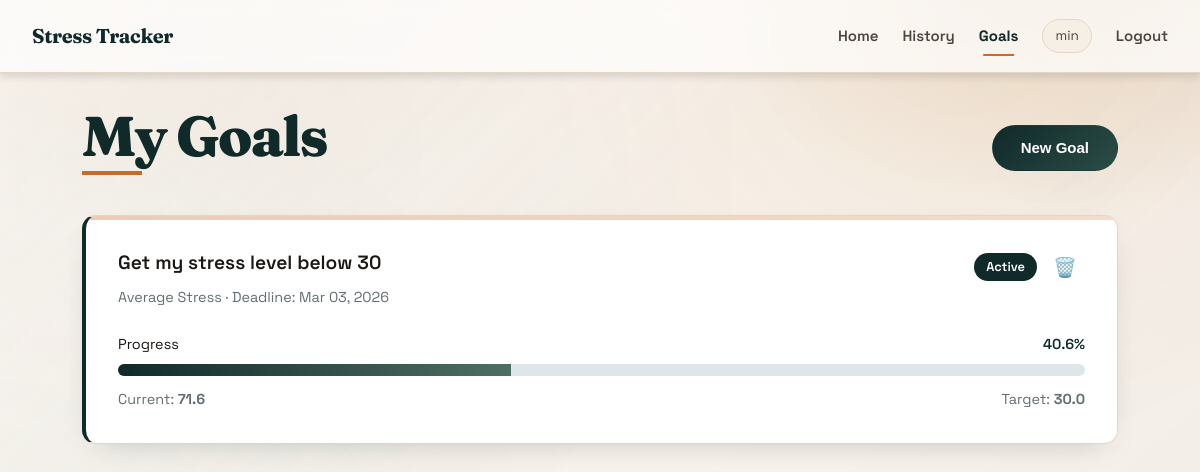
Before: /goals (signed in) with the older database file.
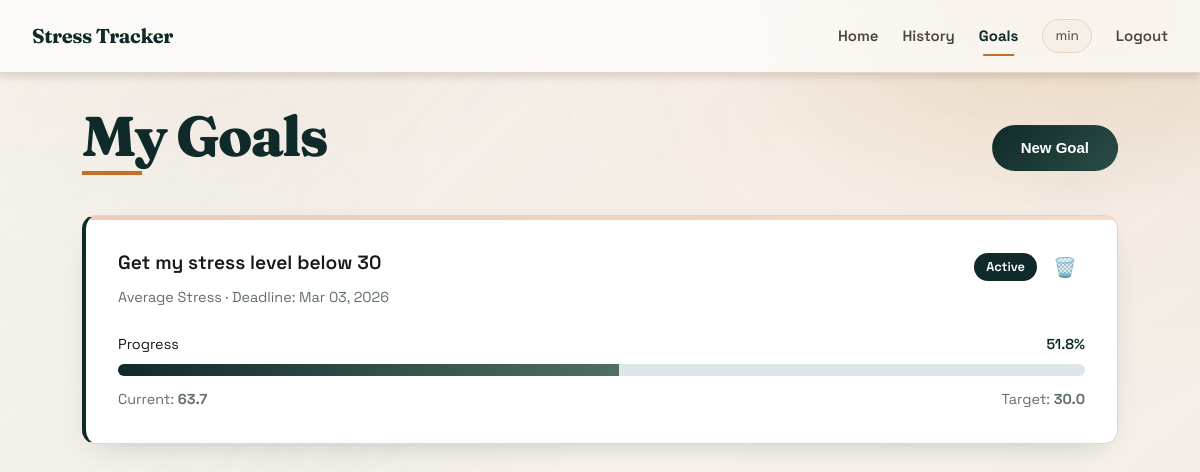
After: the same page with the newer database file.
### database.py (models this page shows, shortened)
class User(UserMixin, db.Model):
    __tablename__ = 'users'
    id = db.Column(db.Integer, primary_key=True)
    username = db.Column(db.String(80), unique=True, nullable=False, index=True)
    email = db.Column(db.String(120), unique=True, nullable=False, index=True)
    password_hash = db.Column(db.String(255), nullable=False)
    created_at = db.Column(db.DateTime, default=datetime.utcnow)
    goals = db.relationship('Goal', backref='user', lazy=True, cascade='all, delete-orphan')

class Goal(db.Model):
    __tablename__ = 'goals'
    id = db.Column(db.Integer, primary_key=True)
    user_id = db.Column(db.Integer, db.ForeignKey('users.id'), nullable=False)
    goal_type = db.Column(db.String(50), nullable=False)  # 'avg_stress', 'peak_stress', 'streak_days'
    description = db.Column(db.String(255))
    target_value = db.Column(db.Float, nullable=False)
    current_value = db.Column(db.Float, default=0.0)
    deadline = db.Column(db.Date, nullable=True)
    created_at = db.Column(db.DateTime, default=datetime.utcnow)
    completed_at = db.Column(db.DateTime, nullable=True)
    status = db.Column(db.String(20), default='active')
    def calculate_progress(self):
        if self.goal_type in ['avg_stress', 'peak_stress']:
            if self.current_value <= self.target_value:
                return 100.0
            max_stress = 100.0  # Assuming stress is 0-100
            progress = max(0, (max_stress - self.current_value) / (max_stress - self.target_value) * 100)
            return min(100.0, progress)
        elif self.goal_type == 'streak_days':
            progress = (self.current_value / self.target_value) * 100
            return min(100.0, progress)
        return 0.0

### app.py (the view)
@app.route('/goals')
@login_required
def goals():
    user_goals = Goal.query.filter_by(user_id=current_user.id).order_by(Goal.created_at.desc()).all()
    return render_template('goals.html', goals=user_goals, user=current_user)

### app.py (called while the page is built)
@login_manager.user_loader
def load_user(user_id):
    return User.query.get(int(user_id))

### templates/goals.html (shortened to what this page needs)
<!DOCTYPE html>
<html lang="en">
<head>
    <link rel="stylesheet" href="{{ url_for('static', filename='style.css') }}">
    <link rel="stylesheet" href="https://cdnjs.cloudflare.com/ajax/libs/animate.css/4.1.1/animate.min.css" />
</head>
<body>
    <nav class="nav-bar">
        <div class="nav-inner">
            <div class="brand">Stress Tracker</div>
            <div class="nav-links">
                <a href="/">Home</a>
                <a href="/history">History</a>
                <a href="/goals" class="active">Goals</a>
                <span class="nav-user">{{ user.username }}</span>
                <a href="/logout" class="nav-logout">Logout</a>
            </div>
        </div>
    </nav>
    <div class="container animate__animated animate__fadeIn">
        <div class="page-header">
            <h1>My Goals</h1>
            <button onclick="document.getElementById('createGoalModal').style.display='block'"
                class="btn btn-primary-prominent">
                New Goal
            </button>
        </div>
        {% if goals %}
        <div style="display: grid; gap: 1.5rem;">
            {% for goal in goals %}
            <div class="result-card" style="position: relative; border-left: 4px solid
                        {% if goal.status == 'completed' %}var(--secondary-color)
                        {% elif goal.status == 'expired' %}#636e72
                        {% else %}var(--primary-color){% endif %};">
                <div style="display: flex; justify-content: space-between; align-items: start; margin-bottom: 1rem;">
                    <div>
                        <div style="font-size: 1.2rem; font-weight: 600; margin-bottom: 0.5rem;">
                            {{ goal.description or 'Goal #' + goal.id|string }}
                        </div>
                        <div style="color: #636e72; font-size: 0.9rem;">
                            {% if goal.goal_type == 'avg_stress' %}Average Stress
                            {% elif goal.goal_type == 'peak_stress' %}Peak Stress Reduction
                            {% elif goal.goal_type == 'streak_days' %}Consistent Days
                            {% endif %}
                            {% if goal.deadline %}· Deadline: {{ goal.deadline.strftime('%b %d, %Y') }}{% endif %}
                        </div>
                    </div>
                    <div style="display: flex; gap: 0.5rem; align-items: center;">
                        {% if goal.status == 'completed' %}
                        <span
                            style="background: var(--secondary-color); color: white; padding: 0.25rem 0.75rem; border-radius: 20px; font-size: 0.8rem; font-weight: 600;">✓
                            Completed</span>
                        {% elif goal.status == 'expired' %}
                        <span
                            style="background: #636e72; color: white; padding: 0.25rem 0.75rem; border-radius: 20px; font-size: 0.8rem;">Expired</span>
                        {% else %}
                        <span
                            style="background: var(--primary-color); color: white; padding: 0.25rem 0.75rem; border-radius: 20px; font-size: 0.8rem; font-weight: 600;">Active</span>
                        {% endif %}
                        <form method="POST" action="/goals/{{ goal.id }}/delete" style="margin: 0;"
                            onsubmit="return confirm('Are you sure you want to delete this goal?');">
                            <button type="submit"
                                style="background: none; border: none; color: #d63031; cursor: pointer; padding: 0.5rem; font-size: 1.2rem;"
                                title="Delete goal">🗑️</button>
                        </form>
                    </div>
                </div>
                <div style="margin-top: 1.5rem;">
                    <div
                        style="display: flex; justify-content: space-between; font-size: 0.9rem; margin-bottom: 0.5rem;">
                        <span>Progress</span>
                        <span style="font-weight: 600; color: var(--primary-color);">{{
                            goal.calculate_progress()|round(1) }}%</span>
                    </div>
                    <div style="width: 100%; background: #dfe6e9; height: 12px; border-radius: 6px; overflow: hidden;">
                        <div
                            style="height: 100%; background: linear-gradient(90deg, var(--primary-color), var(--secondary-color)); width: {{ goal.calculate_progress() }}%; transition: width 0.8s ease;">
                        </div>
                    </div>
                    <div
                        style="display: flex; justify-content: space-between; margin-top: 0.75rem; font-size: 0.9rem; color: #636e72;">
                        <span>Current: <strong>{{ goal.current_value|round(1) }}</strong></span>
                        <span>Target: <strong>{{ goal.target_value|round(1) }}</strong></span>
                    </div>
                </div>
            </div>
            {% endfor %}
        </div>
        {% endif %}
    </div>
</body>
</html>

Changed rows visible on the page:
changed Goal "Get my stress level below 30": calculate_progress "40.6" → "51.8"; current_value "71.6" → "63.7"
